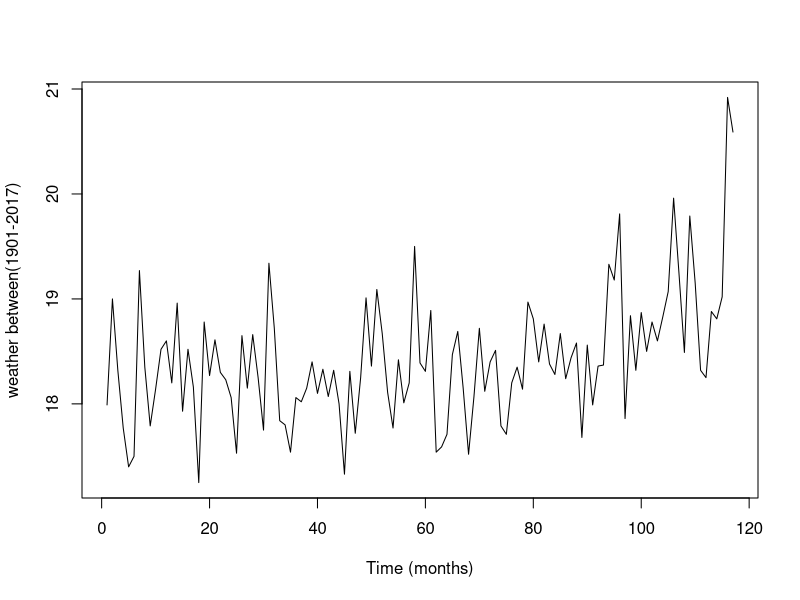
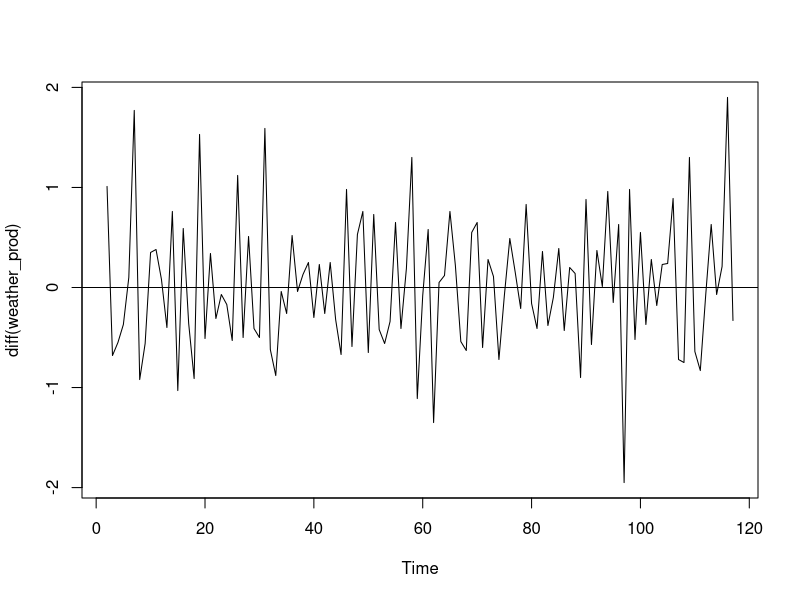
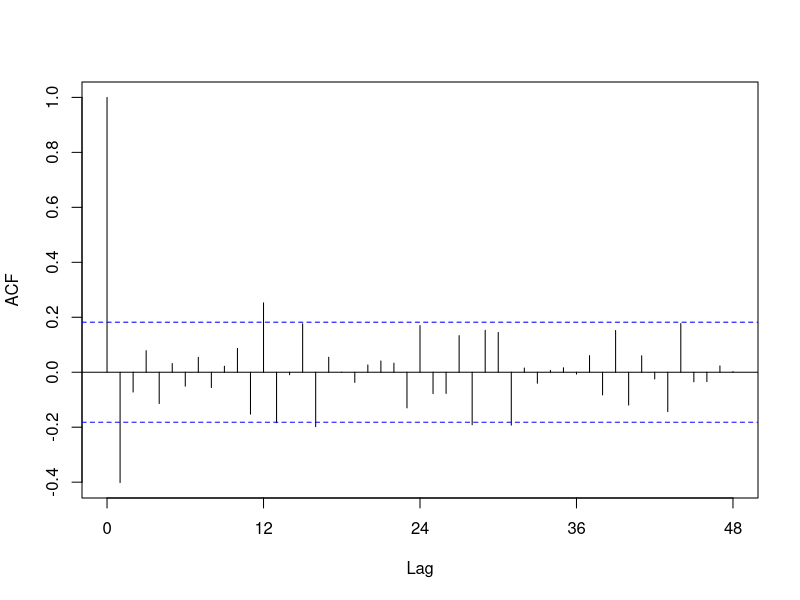
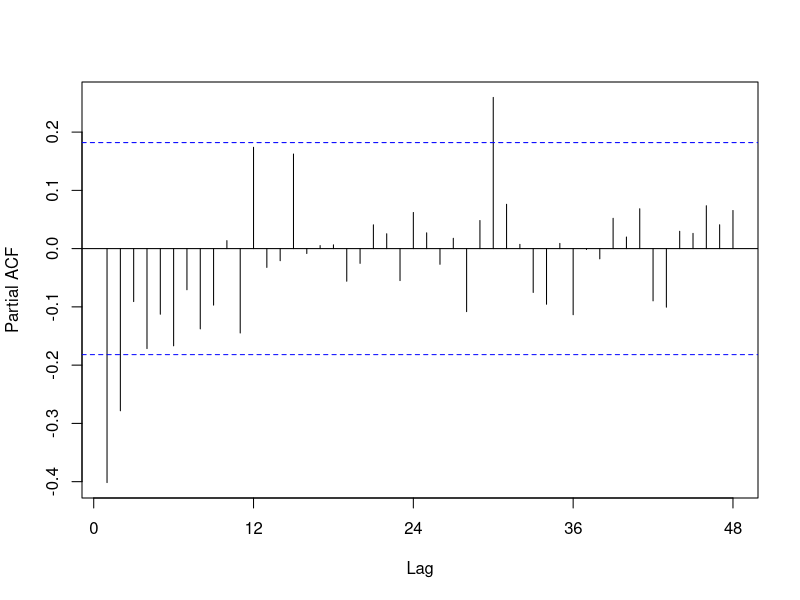
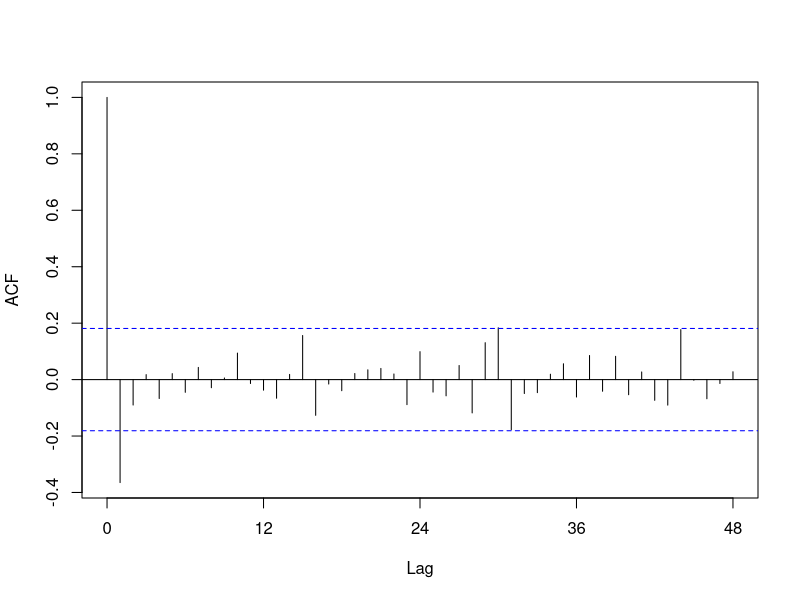
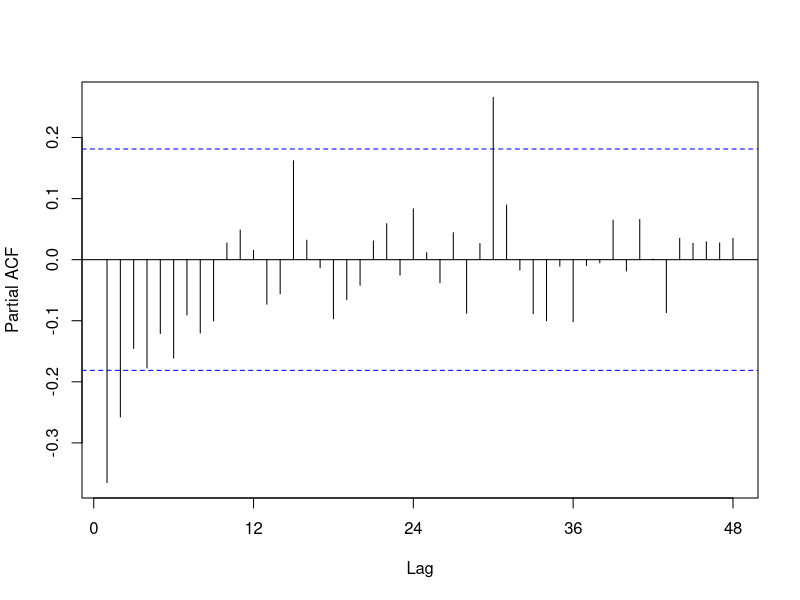
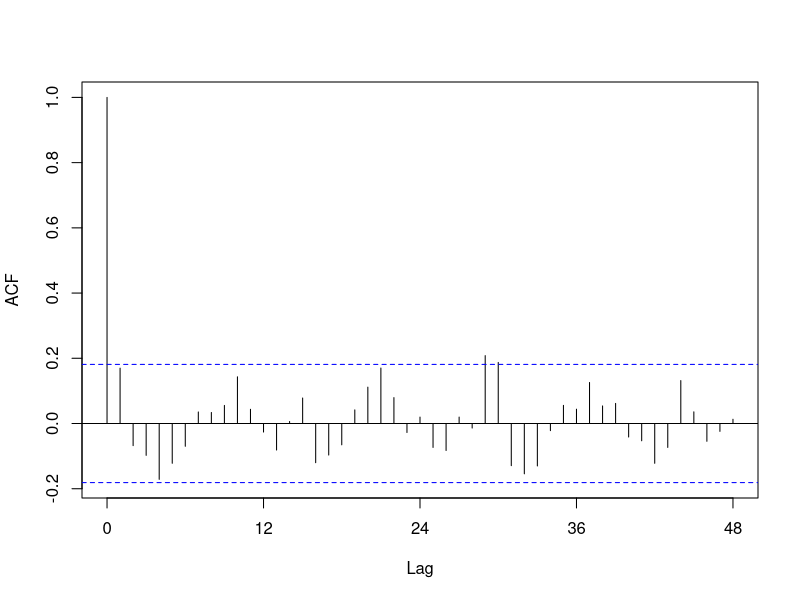
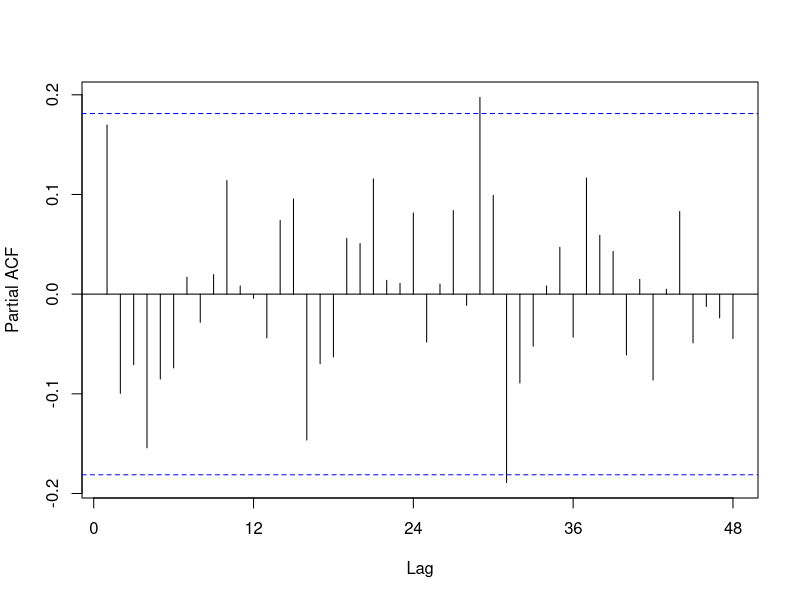

Write R code to recreate these figures, in order.
install.packages('forecast')
library(forecast)
weather_prod_input <- as.data.frame( read.csv("weather.csv") )
weather_prod <- ts(weather_prod_input[,3])
plot(weather_prod, xlab = "Time (months)",
     ylab = "weather between(1901-2017)")
plot(diff(weather_prod))
abline(a=0, b=0)
acf(diff(weather_prod), xaxp = c(0, 48, 4), lag.max=48, main="")
pacf(diff(weather_prod), xaxp = c(0, 48, 4), lag.max=48, main="")
arima_1 <- arima (weather_prod,
                  order=c(0,1,0),
                  seasonal = list(order=c(1,0,0),period=12))
arima_1
acf(arima_1$residuals, xaxp = c(0, 48, 4), lag.max=48, main="")
pacf(arima_1$residuals, xaxp = c(0, 48, 4), lag.max=48, main="")
arima_2 <- arima (weather_prod,
                  order=c(0,1,1),
                  seasonal = list(order=c(1,0,0),period=12))
arima_2
acf(arima_2$residuals, xaxp = c(0, 48, 4), lag.max=48, main="")
pacf(arima_2$residuals, xaxp = c(0, 48,4), lag.max=48, main="")
#Normality and Constant Variance
plot(arima_2$residuals, ylab = "Residuals")
abline(a=0, b=0)
hist(arima_2$residuals, xlab="Residuals", xlim=c(-20,20))
qqnorm(arima_2$residuals, main="")
qqline(arima_2$residuals)
#Forecasting
#predict the next 12 months
?predict()
arima_2.predict <- predict(arima_2,n.ahead=12)
?matrix()
matrix(c(arima_2.predict$pred-1.96*arima_2.predict$se,
         arima_2.predict$pred,
         arima_2.predict$pred+1.96*arima_2.predict$se), 12,1,
       dimnames=list( c(117:128) ,c("Pred")) )
plot(weather_prod)
lines(arima_2.predict$pred)
lines(arima_2.predict$pred+1.96*arima_2.predict$se, col=4, lty=2)
lines(arima_2.predict$pred-1.96*arima_2.predict$se, col=4, lty=2)
?arima()
